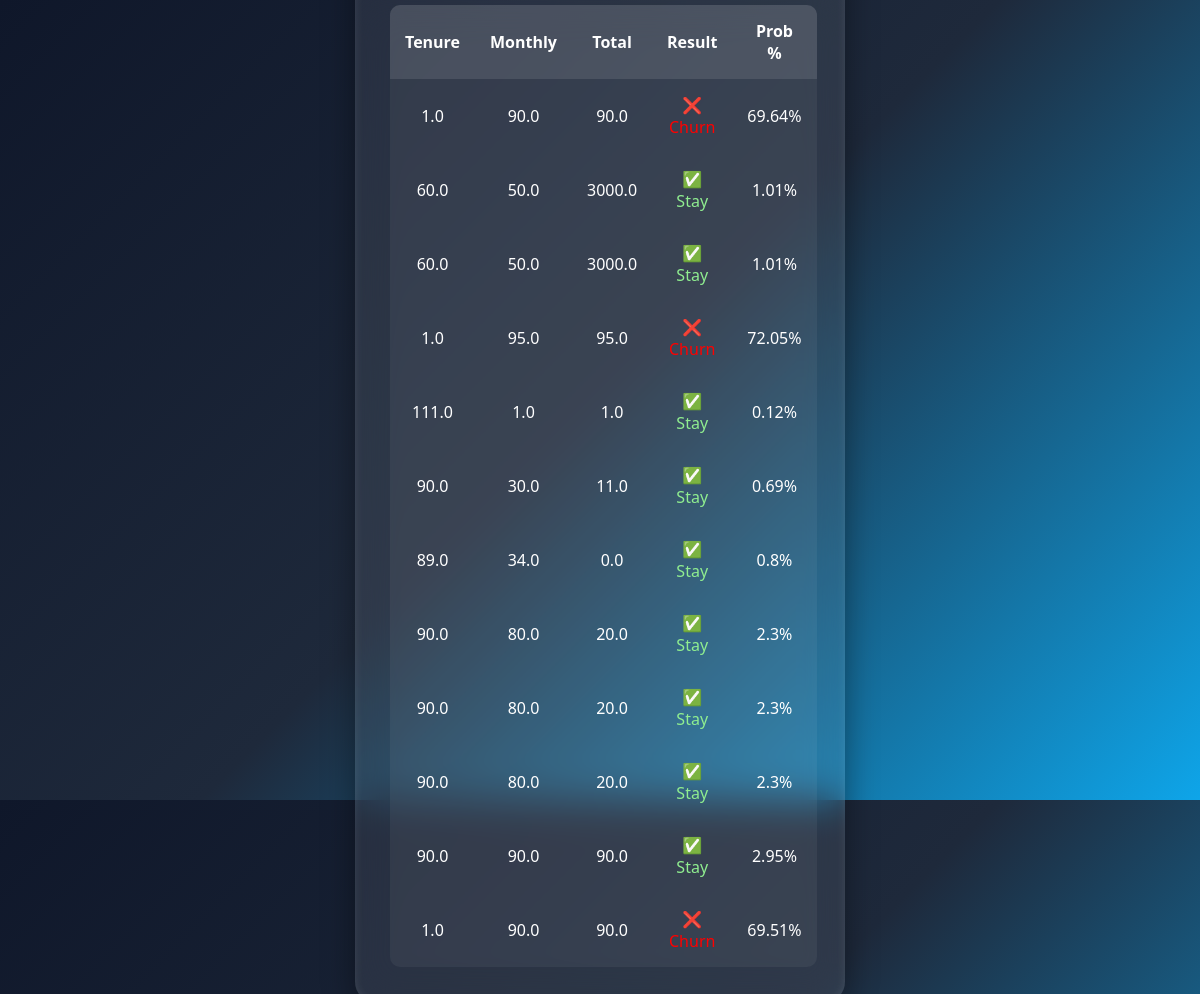
/dashboard, run on the app's committed database.
### tables this page shows
CREATE TABLE predictions (
            id INTEGER PRIMARY KEY AUTOINCREMENT,
            tenure REAL,
            monthly REAL,
            total REAL,
            contract INTEGER,
            internet INTEGER,
            result TEXT,
            probability REAL
        );

### app.py (the view)
@app.route('/dashboard')
def dashboard():
    conn = sqlite3.connect('database.db')
    c = conn.cursor()
    c.execute("SELECT * FROM predictions ORDER BY id DESC")
    data = c.fetchall()
    conn.close()
    return render_template('dashboard.html', data=data)

### templates/dashboard.html (shortened to what this page needs)
<!DOCTYPE html>
<html>
<head>
    <link rel="stylesheet" href="{{ url_for('static', filename='style.css') }}">
</head>
<body>
    <div class="bubbles">
</div>
<div class="glass-container">
    <table>
        <thead>
            <tr>
                <th>Tenure</th>
                <th>Monthly</th>
                <th>Total</th>
                <th>Result</th>
                <th>Prob %</th>
            </tr>
        </thead>
            <tbody>
    {% for row in data %}
    <tr>
        <td>{{ row[1] }}</td>
        <td>{{ row[2] }}</td>
        <td>{{ row[3] }}</td>
        <td>
            {% if "CHURN" in row[6] %}
                <span style="color:red;">❌ Churn</span>
            {% else %}
                <span style="color:lightgreen;">✅ Stay</span>
            {% endif %}
        </td>
        <td>{{ (row[7]*100) | round(2) }}%</td>
    </tr>
    {% endfor %}
</tbody>
</div>
</body>
</html>

### static/style.css (style rules this page uses)
body { margin: 0; font-family: 'Segoe UI', sans-serif; background: linear-gradient(135deg, #0f172a, #1e293b, #0ea5e9); height: 100vh; color: white; display: flex; justify-content: center; align-items: center; overflow: hidden; }
.glass-container { background: rgba(255,255,255,0.08); }
.glass-container { width: 420px; padding: 35px; border-radius: 20px; background: rgba(255, 255, 255, 0.08); backdrop-filter: blur(20px); box-shadow: 0 8px 32px rgba(0,0,0,0.4), inset 0 0 10px rgba(255,255,255,0.1); text-align: center; animation: fadeUp 0.8s ease; }
table { width: 100%; margin-top: 25px; border-collapse: collapse; overflow: hidden; border-radius: 10px; }
th { padding: 15px; background: rgba(255,255,255,0.15); font-size: 16px; }
td { padding: 15px; background: rgba(255,255,255,0.05); transition: 0.3s; }
tr { animation: fadeIn 0.5s ease; }
.bubbles { position: fixed; width: 100%; height: 100%; z-index: -1; overflow: hidden; top: 0; left: 0; }

### data on the page
predictions: tenure "1.0", monthly "90.0", total "90.0", shows "❌ Churn", (row[7]*100)|round(2) "69.64"
predictions: tenure "60.0", monthly "50.0", total "3000.0", shows "✅ Stay", (row[7]*100)|round(2) "1.01"
predictions: tenure "60.0", monthly "50.0", total "3000.0", shows "✅ Stay", (row[7]*100)|round(2) "1.01"
predictions: tenure "1.0", monthly "95.0", total "95.0", shows "❌ Churn", (row[7]*100)|round(2) "72.05"
predictions: tenure "111.0", monthly "1.0", total "1.0", shows "✅ Stay", (row[7]*100)|round(2) "0.12"
predictions: tenure "90.0", monthly "30.0", total "11.0", shows "✅ Stay", (row[7]*100)|round(2) "0.69"
predictions: tenure "89.0", monthly "34.0", total "0.0", shows "✅ Stay", (row[7]*100)|round(2) "0.8"
predictions: tenure "90.0", monthly "80.0", total "20.0", shows "✅ Stay", (row[7]*100)|round(2) "2.3"
predictions: tenure "90.0", monthly "80.0", total "20.0", shows "✅ Stay", (row[7]*100)|round(2) "2.3"
predictions: tenure "90.0", monthly "80.0", total "20.0", shows "✅ Stay", (row[7]*100)|round(2) "2.3"
predictions: tenure "90.0", monthly "90.0", total "90.0", shows "✅ Stay", (row[7]*100)|round(2) "2.95"
predictions: tenure "1.0", monthly "90.0", total "90.0", shows "❌ Churn", (row[7]*100)|round(2) "69.51"
